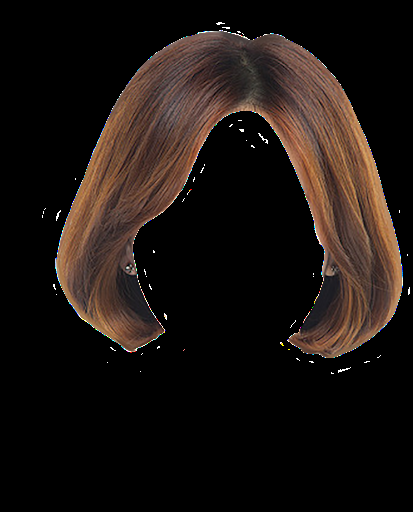
#> input picture hair2.png, 413 x 512 px
$ python main.py   (older library calls are emulated)
#> lines starting #> are read from the running program, lines starting #| are printed output that depends on the picture; after the words box and inside, x2 and y2 are one past the last pixel; in counts of white or black regions, pixels touching at a corner belong together
#> further down, img_org is the input picture: shape (512, 413, 3); mean B, G, R 16.8, 20.4, 27.9
import numpy as np
import cv2

theta_arr = np.arange(0, np.pi, np.pi / 16)

def build_filters():
    filters = []
    ksize = 31
    for theta in np.arange(0, np.pi, np.pi / 16):
        # kern = cv2.getGaborKernel((ksize, ksize), 4.0, theta, 10.0, 0.5, 0, ktype=cv2.CV_32F)
        kern = cv2.getGaborKernel((ksize, ksize), 2.0, theta, 20.0, 0.5, 0, ktype=cv2.CV_32F)
        kern /= 1.5 * kern.sum()
        filters.append(kern)
    return filters

#accum : mag
#aacum2 : ang
def process(img, filters):
    accum = np.zeros_like(img)
    accum2 = np.zeros_like(img)
    accum2 = np.float32(accum2)
    # for kern in filters:
    for idx, kern in enumerate(filters):
        fimg = cv2.filter2D(img, cv2.CV_8UC3, kern)
        ck = np.greater(fimg, accum)
        np.maximum(accum, fimg, accum)
        angle=np.full_like(accum2, theta_arr[idx] * 180 / np.pi )
        angle = np.float32(angle)
        ck = np.float32(ck)
        angle = ck*angle
        np.maximum(accum2, angle, accum2)
#> this loop made 16 passes
#> pass 1, in process, `ck = np.greater(fimg, accum)`:
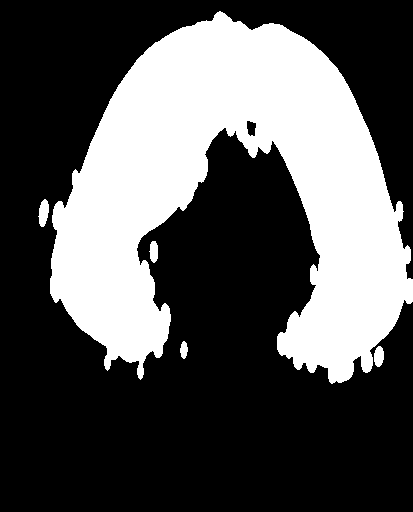
#> ck: shape (512, 413) bool; 33.3% white; 5 white regions, box (x1, y1, x2, y2) and area: (50, 11, 413, 384) 69786, (38, 199, 49, 227) 215, (374, 346, 384, 367) 166, (149, 241, 158, 263) 153, (180, 341, 188, 359) 104
#> after the loop:
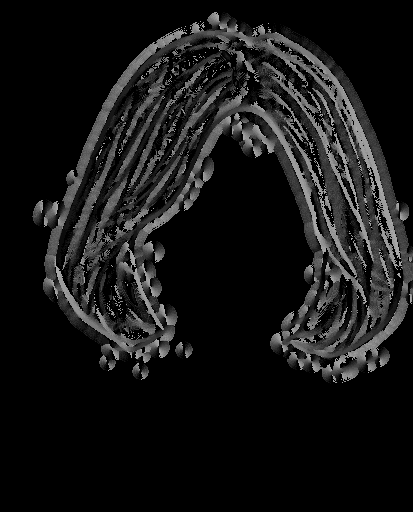
#> accum2: shape (512, 413) float32; min 0, max 168.8, mean 22.2
#> after the loop:
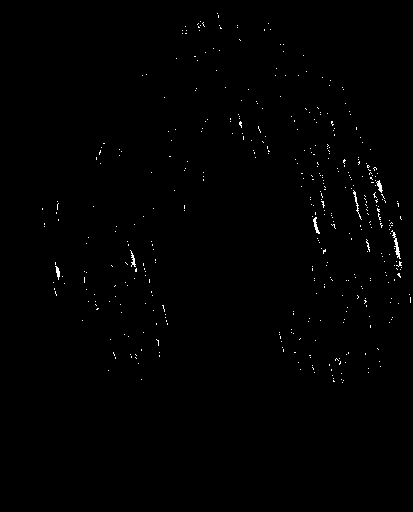
#> angle: shape (512, 413) float32; values 0 (black) and 168.8 (white), 0.51% white in thin lines or dots, all inside (x1, y1, x2, y2) = (42, 13, 411, 383)


    return accum, accum2


if __name__ == '__main__':
    import sys

    print(__doc__)
    try:
        img_fn = sys.argv[1]
    except:
        img_fn = 'hair2.png'
        # img_fn = 'Hair-PNG-Transparent-Picture-1.png'

    img_org = cv2.imread(img_fn)
    cv2.imshow('original', img_org)
    img = cv2.cvtColor(img_org, cv2.COLOR_BGR2GRAY)
    hsv = np.zeros_like(img_org)
    hsv[..., 1] = 255
    if img is None:
        print(
        'Failed to load image file:', img_fn)
        sys.exit(1)

    filters = build_filters()

    res1, hue= process(img, filters)
    hsv[..., 0] = hue
    hsv[...,2] = cv2.normalize(res1,None,0,255,cv2.NORM_MINMAX)
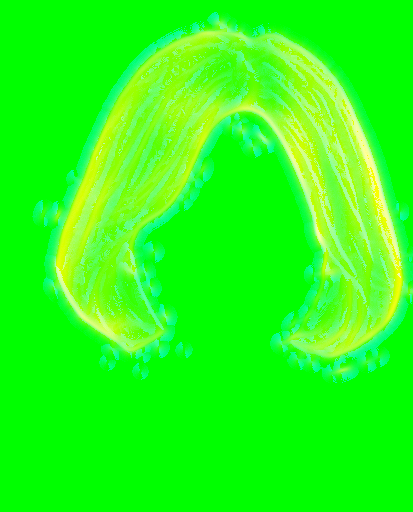
#> hsv: shape (512, 413, 3); mean of channels 0, 1, 2 22, 255, 39.6; drawn as B, G, R
    bgr = cv2.cvtColor(hsv,cv2.COLOR_HSV2BGR)
    colmap = cv2.applyColorMap(res1, cv2.COLORMAP_HSV)
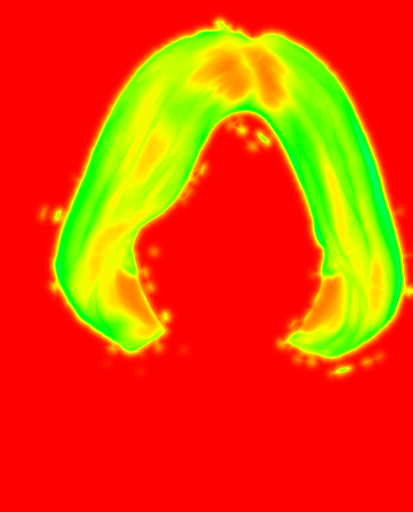
#> colmap: shape (512, 413, 3); mean B, G, R 0.4, 71.8, 232
    colmap2 = cv2.applyColorMap(res1, cv2.COLORMAP_JET)
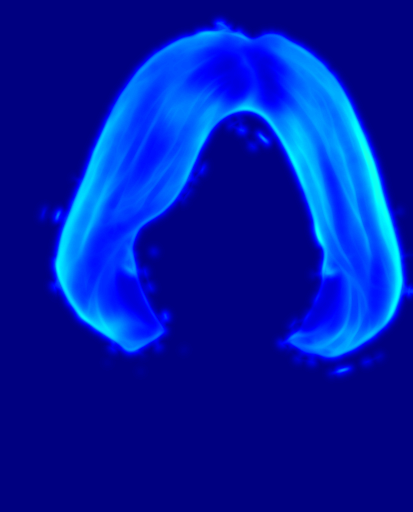
#> colmap2: shape (512, 413, 3); mean B, G, R 165.8, 25.3, 0
    colmap3 = cv2.applyColorMap(res1, cv2.COLORMAP_SPRING)
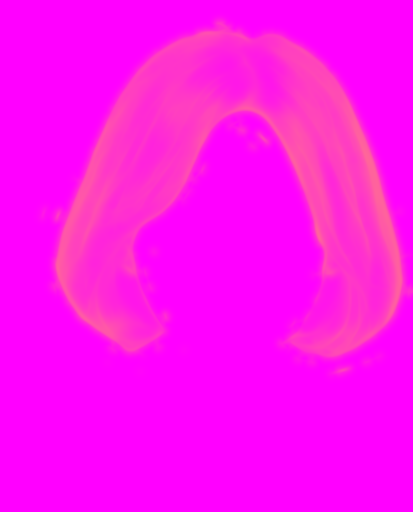
#> colmap3: shape (512, 413, 3); mean B, G, R 239.1, 15.9, 255
    cv2.imshow('result_hue', bgr)
    cv2.imshow('result_colormap', colmap)
    cv2.imshow('result_colormap2', colmap2)
    cv2.imshow('result_colormap3', colmap3)
    cv2.waitKey(0)
    cv2.destroyAllWindows()
